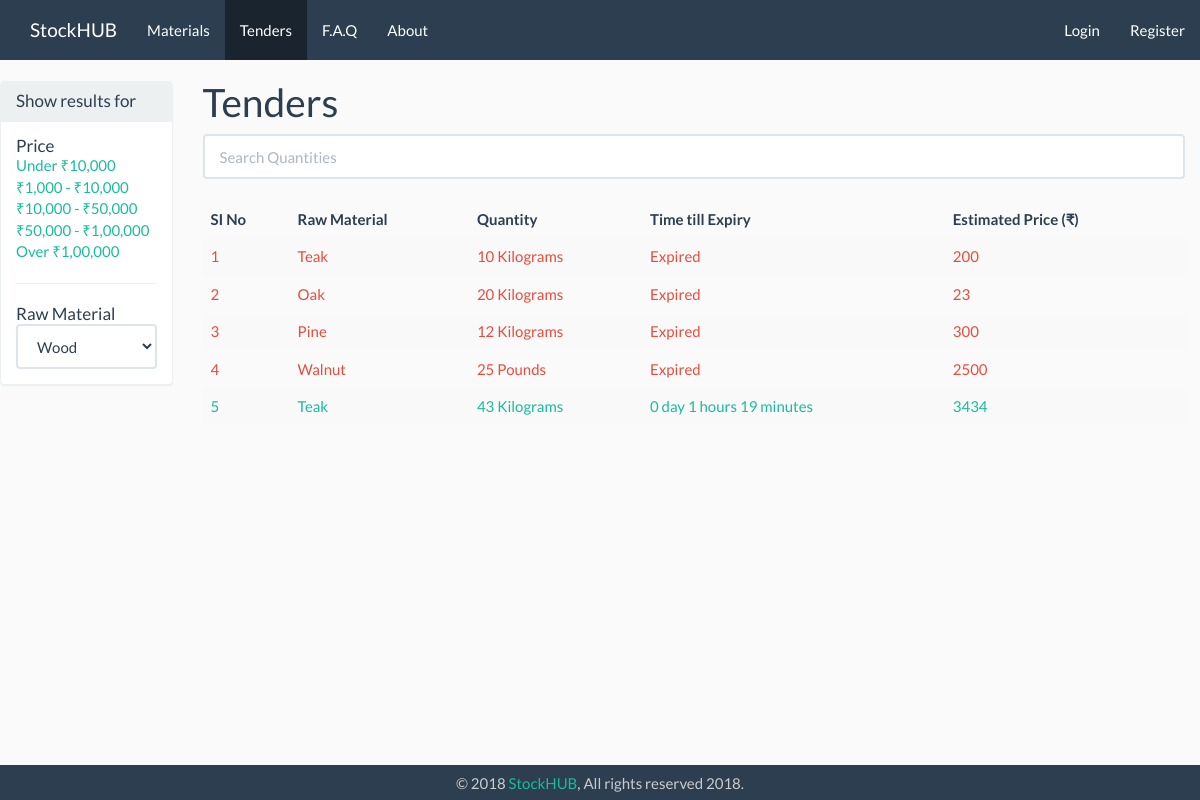
Before: /index.php/tenders with the older database file.
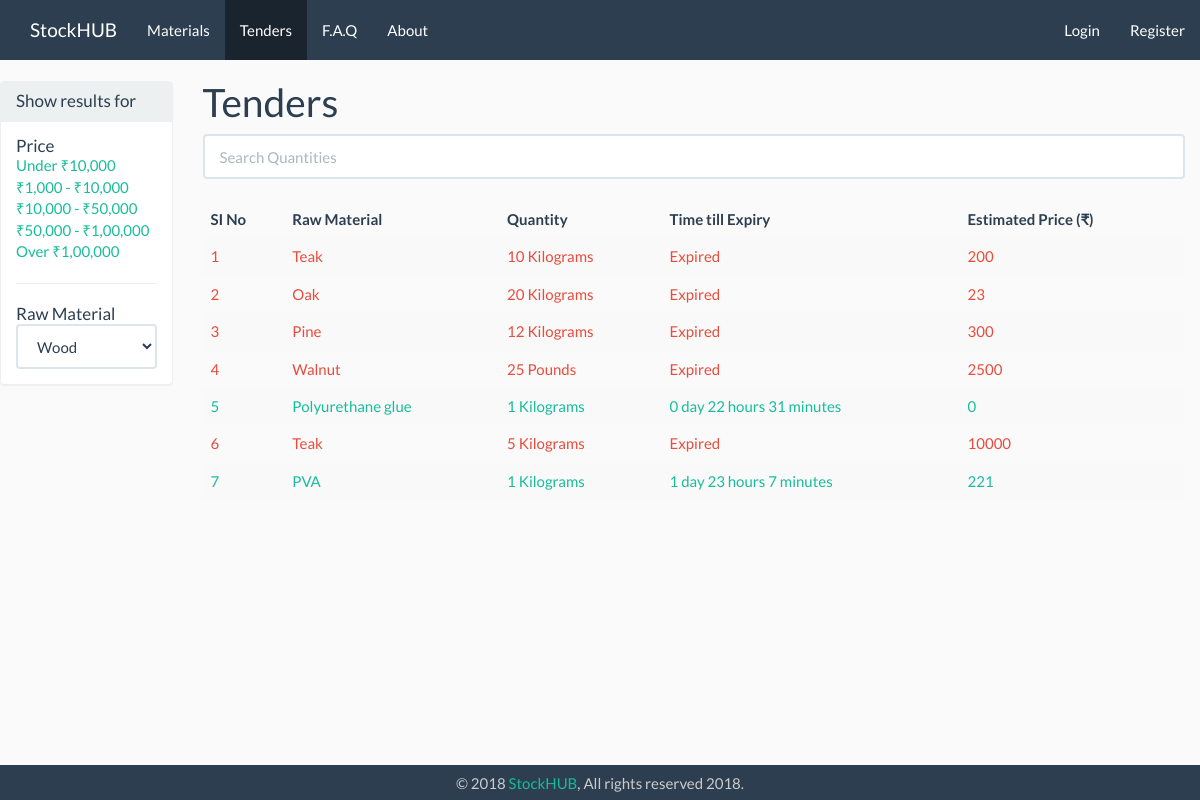
After: the same page with the newer database file.
### tables this page shows
CREATE TABLE `tender` (
  `tender_id` int(11) NOT NULL,
  `m_id` varchar(11) NOT NULL,
  `raw_material_id` int(11) NOT NULL,
  `tender_quantity` int(11) NOT NULL,
  `tender_quantity_unit` varchar(15) NOT NULL,
  `date_of_submission` date NOT NULL,
  `time_submission` time NOT NULL,
  `date_expire` date NOT NULL,
  `time_expire` time NOT NULL,
  `delivery_location` int(11) NOT NULL,
  `estimated_price` int(9) NOT NULL,
  `extra_info` text,
  `tender_status` set('active','ongoing','completed','expired') NOT NULL
);

CREATE TABLE `raw_material` (
  `raw_material_id` int(11) NOT NULL,
  `rm_name` varchar(255) NOT NULL,
  `material_subcat_id` int(255) NOT NULL,
  `rm_slug` varchar(255) NOT NULL,
  `rm_pic` varchar(255) NOT NULL,
  `rm_desc` text NOT NULL,
  `rm_adv` text NOT NULL,
  `rm_disadv` text NOT NULL,
  `rm_created_at` timestamp NOT NULL DEFAULT CURRENT_TIMESTAMP ON UPDATE CURRENT_TIMESTAMP
);

### application/controllers/Tenders.php (called while the page is built, shortened)
<?php
	class Tenders extends CI_Controller{
		public function index(){
            $data['title'] = 'Tenders';
            $data['tenders'] = $this->tender_model->get_tenders();
            $this->load->view('templates/header', $data);
            $this->load->view('tenders/index', $data);
            $this->load->view('templates/footer');
        }
	}

### index.php (called while the page is built, shortened)
<?php
require_once BASEPATH.'core/CodeIgniter.php';

### application/helpers/utility_helper.php (called while the page is built)
<?php if ( ! defined('BASEPATH')) exit('No direct script access allowed');
if ( ! function_exists('asset_url()'))
{
  function asset_url()
  {
     return base_url().'assets/';
  }
}

### application/models/Tender_model.php (called while the page is built, shortened)
<?php
	class  Tender_model extends CI_Model{
        public function get_tenders($id = FALSE){
			$this->db->join('raw_material','raw_material.raw_material_id = tender.raw_material_id');
			if($id === FALSE){
				$query = $this->db->get('tender');
				return $query->result_array();
			}
			$this->db->join('manufacturers','manufacturers.m_id = tender.m_id');
			$this->db->join('material_subcat','material_subcat.subcat_id = raw_material.material_subcat_id');
			$query = $this->db->get_where('tender', array('tender_id' => $id));
			return $query->row_array();
		}
	}

### application/views/tenders/index.php (the view, shortened to what this page needs)
<div class="row">
    <div class="col-md-2">
        <div class="panel panel-default">
            <div class="panel-heading">
                <h3 class="panel-title">Show results for</h3>
            </div>
            <div class="panel-body">
                    <h3 class="panel-title">Price</h3>
                        <li class="list-unstyled"><a href="#">Under ₹10,000</a></li>
                        <li class="list-unstyled"><a href="#">₹1,000 - ₹10,000</a></li>
                        <li class="list-unstyled"><a href="#">₹10,000 - ₹50,000</a></li>
                        <li class="list-unstyled"><a href="#">₹50,000 - ₹1,00,000</a></li>
                        <li class="list-unstyled"><a href="#">Over ₹1,00,000</a></li>
                    <hr>
                    <h3 class="panel-title">Raw Material</h3>
                        <select class="form-control" id="sel1" name="tender_quantity_unit">
                            <option value="wood">Wood</option>
                        </select>
        </div>
        </div>
    </div>
    <div class="col-md-10">
        <h1><?= $title ?></h1>
        <input class="form-control" id="tenderSearchInput" type="text" placeholder="Search" >
        <br>
        <table class="table table-striped table-hover " id="tenderSearchTable">
            <thead>
                <tr>
                    <th>SI No</th>
                    <th onclick="sortTable(0)" >Raw Material</th>
                    <th onclick="sortTable(1)" >Quantity</th>
                    <th onclick="sortTable(2)" >Time till Expiry</th>
                    <th onclick="sortTable(3)" >Estimated Price (₹)</th>
                </tr>
            </thead>
            <tbody id="tenderSearchTableBody">
                <?php $i = 1; ?>
                <?php foreach($tenders as $tender): ?>
                        <tr>
                            <td> <a href="<?php echo base_url(); ?>tenders/view/<?php echo($tender['tender_id']); ?>"></a> <?php echo($i++);?></td>
                            <td><?php echo ($tender['rm_name']);?></td>
                            <td><?php echo ($tender['tender_quantity']." ".$tender['tender_quantity_unit']);?> </td>
                            <td id="tenderSearchTableTD">
                            <?php
                                $expdate = $tender['date_expire'];
                                $exptime = $tender['time_expire'];
                                $exp = date('Y-m-d H:i:s', strtotime("$expdate $exptime "));
                                $datetime1 = new DateTime();
                                $datetime2 = new DateTime($exp);
                                if ( $datetime1 >  $datetime2){
                                    echo("Expired");
                                }
                                else{
                                    $interval = $datetime1->diff($datetime2);
                                    echo $interval->format('%d day %h hours %i minutes');
                                }
                            ?>
                            </td>
                            <td><?php echo ($tender['estimated_price']);?></td>
                        </tr>
                <?php endforeach; ?>
            </tbody>
        </table>
    </div>
</div>

### application/views/templates/header.php (shortened to what this page needs)
<!DOCTYPE html>
<html>
<head>
    <link rel="stylesheet" type="text/css"  href="<?php echo asset_url();?>css/bootstrap.min.css" />
    <link rel="stylesheet" type="text/css"  href="<?php echo asset_url();?>css/style.css" />
    <link rel="stylesheet" type="text/css"  href="<?php echo asset_url();?>css/animate.min.css" />
    <link rel="stylesheet" type="text/css"  href="<?php echo asset_url();?>css/awesomplete.css" />
    <link rel="stylesheet" type="text/css"  href="<?php echo asset_url();?>css/fontawesome-all.min.css" />
</head>
<body>
    <nav class="navbar-fixed-top navbar-default">
        <div class="container-fluid">
            <div class="navbar-header">
            <?php if($title!="Home") :?>
                <a class="navbar-brand" href="<?php echo base_url(); ?>">StockHUB</a>
            <?php endif;?>
            </div>
            <div class="collapse navbar-collapse" id="bs-example-navbar-collapse-1">
            <ul class="nav navbar-nav">
                <li class="<?php if ($title=="Materials") {echo "active"; } else  {echo "noactive";} ?>"> <a href="<?php echo base_url(); ?>materials">Materials</a></li>
                <li class="<?php if ($title=="Tenders") {echo "active"; } else  {echo "noactive";} ?>"> <a href="<?php echo base_url(); ?>tenders">Tenders</a></li>
                <li class="<?php if ($title=="Faq") {echo "active"; } else  {echo "noactive";} ?>"> <a href="<?php echo base_url(); ?>faq">F.A.Q</a></li>
                <li class="<?php if ($title=="About") {echo "active"; } else  {echo "noactive";} ?>"> <a href="<?php echo base_url(); ?>about">About</a></li>
            </ul>
            <ul class="nav navbar-nav navbar-right">
                <?php if(!$this->session->userdata('logged_in')) : ?>
                    <li class="<?php if ($title=="Login") {echo "active"; } else  {echo "noactive";} ?>"> <a href="<?php echo base_url(); ?>users/login">Login</a></li>
                    <li class="<?php if ($title=="Sign Up") {echo "active"; } else  {echo "noactive";} ?>"> <a href="<?php echo base_url(); ?>users/register">Register</a></li>
                <?php endif; ?>
            </ul>
            </div>
        </div>
    </nav>

### application/views/templates/footer.php (shortened to what this page needs)
    <footer class="navbar-default navbar-fixed-bottom hidden-xs">
        <div class="container-fluid">
            <p>© 2018<a style="color:#fffff; text-decoration:none;" href="<?php echo base_url(); ?>about"> StockHUB</a>, All rights reserved 2018.</p>
        </div>
    </footer>
</body>
</html>

### assets/css/style.css (style rules this page uses)
body { background: #FAFAFA; padding-bottom: 33px; padding-top: 60px; }
.row { margin-right: 0px; }
ul { list-style-type: none; padding: 0; }
footer { background-color: #757575; height: 35px; text-align: center; color: #CCC; }
footer p { padding: 10.5px; margin: 0px; line-height: 100%; }

Changed rows visible on the page:
changed tender: raw_material.rm_name "Teak" → "Polyurethane glue"; tender_quantity "43" → "1"; $interval->format('%d day %h hours %i minutes') "0 day 1 hours 19 minutes" → "0 day 22 hours 31 minutes"; estimated_price "3434" → "0"
added tender: raw_material.rm_name "Teak", tender_quantity "5", tender_quantity_unit "Kilograms", date_expire "Expired", estimated_price "10000"
added tender: raw_material.rm_name "PVA", tender_quantity "1", tender_quantity_unit "Kilograms", $interval->format('%d day %h hours %i minutes') "1 day 23 hours 7 minutes", estimated_price "221"
